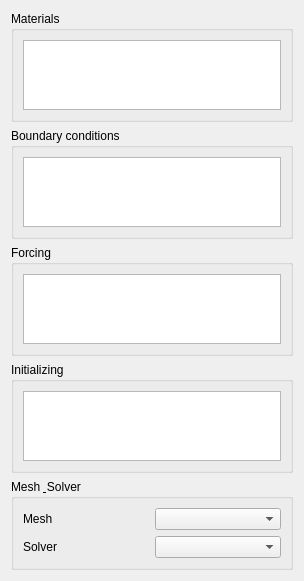
<?xml version="1.0" encoding="UTF-8"?>
<ui version="4.0">
 <class>ForcesWidget</class>
 <widget class="QWidget" name="ForcesWidget">
  <property name="geometry">
   <rect>
    <x>0</x>
    <y>0</y>
    <width>304</width>
    <height>562</height>
   </rect>
  </property>
  <property name="windowTitle">
   <string>Create mesh</string>
  </property>
  <layout class="QVBoxLayout" name="verticalLayout">
   <item>
    <widget class="QGroupBox" name="Material">
     <property name="sizePolicy">
      <sizepolicy hsizetype="Expanding" vsizetype="Preferred">
       <horstretch>0</horstretch>
       <verstretch>0</verstretch>
      </sizepolicy>
     </property>
     <property name="maximumSize">
      <size>
       <width>16777215</width>
       <height>1677215</height>
      </size>
     </property>
     <property name="title">
      <string>Materials</string>
     </property>
     <layout class="QVBoxLayout" name="verticalLayout_2">
      <item>
       <widget class="QTableWidget" name="tw_Material"/>
      </item>
     </layout>
    </widget>
   </item>
   <item>
    <widget class="QGroupBox" name="Boundary">
     <property name="enabled">
      <bool>true</bool>
     </property>
     <property name="sizePolicy">
      <sizepolicy hsizetype="Preferred" vsizetype="Preferred">
       <horstretch>10</horstretch>
       <verstretch>10</verstretch>
      </sizepolicy>
     </property>
     <property name="title">
      <string>Boundary conditions</string>
     </property>
     <property name="flat">
      <bool>false</bool>
     </property>
     <property name="checkable">
      <bool>false</bool>
     </property>
     <layout class="QGridLayout" name="gridLayout">
      <item row="0" column="0">
       <widget class="QTableWidget" name="tw_Boundary"/>
      </item>
     </layout>
    </widget>
   </item>
   <item>
    <widget class="QGroupBox" name="Forcing">
     <property name="title">
      <string>Forcing</string>
     </property>
     <layout class="QGridLayout" name="gridLayout_2">
      <item row="0" column="0">
       <widget class="QTableWidget" name="tw_Forcing"/>
      </item>
     </layout>
    </widget>
   </item>
   <item>
    <widget class="QGroupBox" name="Initializing">
     <property name="title">
      <string>Initializing</string>
     </property>
     <layout class="QGridLayout" name="gridLayout_3">
      <item row="0" column="0">
       <widget class="QTableWidget" name="tw_Initializing"/>
      </item>
     </layout>
    </widget>
   </item>
   <item>
    <widget class="QGroupBox" name="Mesh">
     <property name="title">
      <string>Mesh &amp; Solver</string>
     </property>
     <layout class="QGridLayout" name="gridLayout_4">
      <item row="0" column="0">
       <widget class="QLabel" name="label">
        <property name="text">
         <string>Mesh</string>
        </property>
       </widget>
      </item>
      <item row="0" column="1">
       <widget class="QComboBox" name="comb_Mesh"/>
      </item>
      <item row="1" column="0">
       <widget class="QLabel" name="label_2">
        <property name="text">
         <string>Solver</string>
        </property>
       </widget>
      </item>
      <item row="1" column="1">
       <widget class="QComboBox" name="comb_Solver"/>
      </item>
     </layout>
    </widget>
   </item>
  </layout>
 </widget>
 <resources/>
 <connections/>
</ui>
